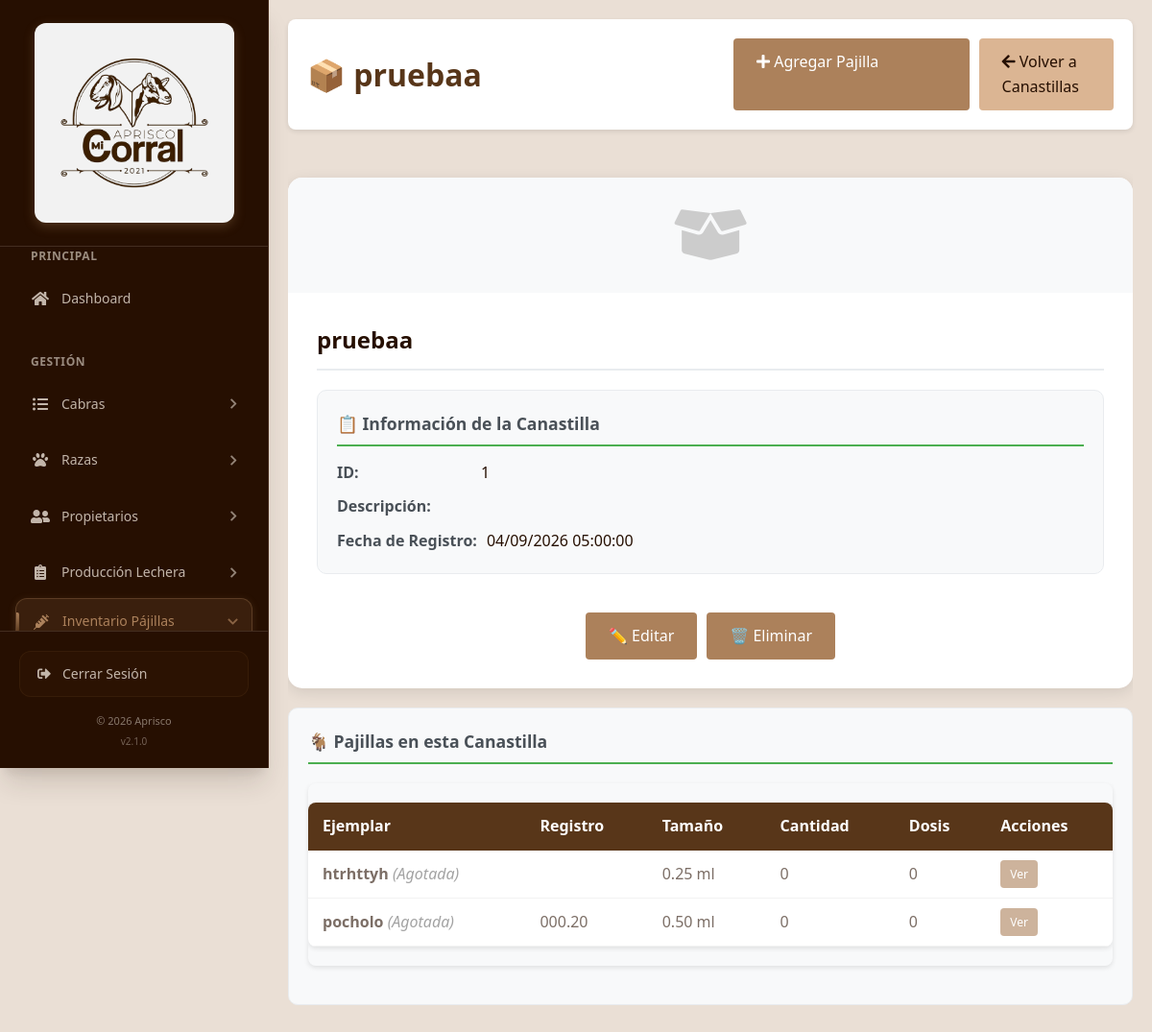
The app's page /canastillas/1 (signed in) with its own data.
### tables this page shows
CREATE TABLE `canastillas` (
  `id_canastilla` int UNSIGNED NOT NULL,
  `nombre` varchar(150) NOT NULL,
  `descripcion` text,
  `fecha_registro` timestamp NULL DEFAULT CURRENT_TIMESTAMP
);

CREATE TABLE `pajillas` (
  `id_pajilla` int UNSIGNED NOT NULL,
  `id_canastilla` int UNSIGNED NOT NULL,
  `nombre_ejemplar` varchar(255) NOT NULL,
  `registro_ejemplar` varchar(100) DEFAULT NULL,
  `foto` varchar(255) DEFAULT NULL,
  `tamano` enum('0.50 ml','0.25 ml') NOT NULL DEFAULT '0.50 ml',
  `cantidad` int UNSIGNED DEFAULT '0',
  `dosis_disponibles` int UNSIGNED DEFAULT '0',
  `observaciones` text,
  `fecha_registro` timestamp NULL DEFAULT CURRENT_TIMESTAMP
);

### config/database.php (called while the page is built)
<?php
class Database
{
    private $host = 'localhost';
    private $db_name = 'apriscom_aprisco';
    private $username = 'root';
    private $password = '';
    private $conn = null;
    public function getConnection()
    {
        if ($this->conn === null) {
            try {
                $this->conn = new PDO(
                    "mysql:host=" . $this->host . ";dbname=" . $this->db_name . ";charset=utf8mb4",
                    $this->username,
                    $this->password,
                    [
                        PDO::ATTR_ERRMODE => PDO::ERRMODE_EXCEPTION,
                        PDO::ATTR_DEFAULT_FETCH_MODE => PDO::FETCH_ASSOC,
                        PDO::ATTR_EMULATE_PREPARES => false
                    ]
                );
            } catch (PDOException $e) {
                error_log("Error de conexión: " . $e->getMessage());
                throw new Exception("Error de conexión a la base de datos");
            }
        }
        return $this->conn;
    }
}

### src/models/Canasta.php (called while the page is built, shortened)
<?php
class Canasta {
    private $db;
    public function __construct($db) {
        $this->db = $db;
    }
    public function getById($id) {
        try {
            $sql = "SELECT * FROM canastillas WHERE id_canastilla = :id";
            $stmt = $this->db->prepare($sql);
            $stmt->bindParam(':id', $id, PDO::PARAM_INT);
            $stmt->execute();
            return $stmt->fetch(PDO::FETCH_ASSOC);
        } catch (PDOException $e) {
            error_log("Error getting Canasta by ID: " . $e->getMessage());
            return false;
        }
    }
}

### includes/functions.php (called while the page is built, shortened)
<?php
function e($string) {
    return htmlspecialchars($string, ENT_QUOTES, 'UTF-8');
}

### src/models/Pajilla.php (called while the page is built, shortened)
<?php
class Pajilla {
    private $db;
    public function __construct($db) {
        $this->db = $db;
    }
    public function getByCanastilla($id_canastilla) {
        try {
            $sql = "SELECT p.*, c.nombre AS canastilla_nombre
                    FROM pajillas p
                    LEFT JOIN canastillas c ON p.id_canastilla = c.id_canastilla
                    WHERE p.id_canastilla = :id_canastilla
                    ORDER BY p.nombre_ejemplar ASC";
            $stmt = $this->db->prepare($sql);
            $stmt->bindParam(':id_canastilla', $id_canastilla, PDO::PARAM_INT);
            $stmt->execute();
            return $stmt->fetchAll(PDO::FETCH_ASSOC);
        } catch (PDOException $e) {
            error_log("Error getting Pajillas by Canastilla: " . $e->getMessage());
            return [];
        }
    }
}

### src/views/canastillas/show.php (the view, shortened to what this page needs)
<?php
$canastilla = $canastilla ?? [];
$pajillas = $pajillas ?? [];
?>
<!DOCTYPE html>
<html lang="es">
<head>
    <link rel="stylesheet" href="<?php echo BASE_URL; ?>/assets/css/style.css">
    <link rel="stylesheet" href="https://cdnjs.cloudflare.com/ajax/libs/font-awesome/5.15.3/css/all.min.css">
</head>
<body>
    <?php include __DIR__ . '/../../../includes/sidebar.php'; ?>
    <div class="container">
        <header class="dashboard-header">
            <h1>📦 <?php echo e($canastilla['nombre'] ?? 'Canastilla'); ?></h1>
            <div style="display: flex; gap: 10px;">
                <a href="<?php echo BASE_URL; ?>/pajillas/create" class="btn btn-primary">
                    <i class="fas fa-plus"></i> Agregar Pajilla
                </a>
                <a href="<?php echo BASE_URL; ?>/canastillas" class="btn btn-secondary">
                    <i class="fas fa-arrow-left"></i> Volver a Canastillas
                </a>
            </div>
        </header>
        <main class="main-content">
            <div class="cabra-detail-container">
                <div class="cabra-detail-card">
                    <div class="cabra-photo-section" style="min-height: 120px; padding: 20px;">
                        <i class="fas fa-box-open" style="font-size: 60px; color: #ccc;"></i>
                    </div>
                    <div class="cabra-info-section">
                        <div class="info-header">
                            <h2><?php echo e($canastilla['nombre'] ?? 'Canastilla'); ?></h2>
                        </div>
                        <div class="info-grid">
                            <div class="info-group">
                                <h3>📋 Información de la Canastilla</h3>
                                <div class="info-items">
                                    <div class="info-item">
                                        <strong>ID:</strong>
                                        <span><?php echo e($canastilla['id_canastilla'] ?? '-'); ?></span>
                                    </div>
                                    <div class="info-item">
                                        <strong>Descripción:</strong>
                                    </div>
                                    <div class="info-item">
                                        <strong>Fecha de Registro:</strong>
                                        <span><?php echo !empty($canastilla['fecha_registro']) ? date('d/m/Y H:i:s', strtotime($canastilla['fecha_registro'])) : '-'; ?></span>
                                    </div>
                                </div>
                            </div>
                        </div>
                        <div class="detail-actions">
                            <a href="<?php echo BASE_URL; ?>/canastillas/<?php echo $canastilla['id_canastilla'] ?? 0; ?>/edit" class="btn btn-warning">✏️ Editar</a>
                            <form method="POST" action="<?php echo BASE_URL; ?>/canastillas/<?php echo $canastilla['id_canastilla'] ?? 0; ?>/delete" style="display:inline-block;" onsubmit="return confirm('¿Estás seguro de eliminar esta canastilla?')">
                                <button type="submit" class="btn btn-danger">🗑️ Eliminar</button>
                            </form>
                        </div>
                    </div>
                </div>
            </div>
            <div class="info-group">
                <h3>🐐 Pajillas en esta Canastilla</h3>
                <?php if (!empty($pajillas)): ?>
                    <div class="table-responsive">
                        <table class="cabras-table">
                            <thead>
                                <tr>
                                    <th>Ejemplar</th>
                                    <th>Registro</th>
                                    <th>Tamaño</th>
                                    <th>Cantidad</th>
                                    <th>Dosis</th>
                                    <th>Acciones</th>
                                </tr>
                            </thead>
                            <tbody>
                                <?php foreach ($pajillas as $pajilla): ?>
                                    <?php $isAgotada = ($pajilla['dosis_disponibles'] ?? 0) <= 0; ?>
                                    <tr <?php echo $isAgotada ? 'style="opacity: 0.6;"' : ''; ?>>
                                        <td><strong><?php echo e($pajilla['nombre_ejemplar'] ?? 'Sin nombre'); ?></strong><?php echo $isAgotada ? ' <span class="text-muted">(Agotada)</span>' : ''; ?></td>
                                        <td><?php echo e($pajilla['registro_ejemplar'] ?? '-'); ?></td>
                                        <td><?php echo e($pajilla['tamano'] ?? '-'); ?></td>
                                        <td><?php echo e($pajilla['cantidad'] ?? 0); ?></td>
                                        <td><?php echo e($pajilla['dosis_disponibles'] ?? 0); ?></td>
                                        <td>
                                            <a href="<?php echo BASE_URL; ?>/pajillas/<?php echo $pajilla['id_pajilla'] ?? 0; ?>" class="btn btn-sm btn-info">Ver</a>
                                        </td>
                                    </tr>
                                <?php endforeach; ?>
                            </tbody>
                        </table>
                    </div>
                <?php else: ?>
                    <p class="text-muted">No hay pajillas registradas en esta canastilla.</p>
                <?php endif; ?>
            </div>
        </main>
    </div>
</body>
</html>

### assets/css/style.css (style rules this page uses)
:root { --dark: #260f01; --brown: #583619; --tan: #ac815b; --beige: #dbb593; --cream: #eadfd5; --light: #f2f2f2; --black: #000000; --white: #ffffff; --gray: #666666; --light-gray: #999999; }
* { margin: 0; padding: 0; box-sizing: border-box; }
html { overflow-x: hidden; }
body { min-width: 320px; overflow-x: hidden; }
input, select, textarea, button { max-width: 100%; font: inherit; }
.container, .main-content, .dashboard-content, .dashboard-header, .form-container, .cabra-detail-container { width: 100%; min-width: 0; }
.sidebar ~ .container, .sidebar ~ .main-content { width: calc(100% - 280px); margin-left: 280px; }
.main-content { min-width: 0; overflow-x: auto; }
.dashboard-header > *, .actions-bar > *, .info-header > * { min-width: 0; }
.dashboard-header .detail-actions, .dashboard-header .form-actions, .actions-bar, .detail-actions, .cabra-actions { flex-wrap: wrap; }
.detail-actions .btn, .form-actions .btn, .cabra-actions .btn { max-width: 100%; }
.table-responsive, .production-table-wrap, .goat-table-wrap { max-width: 100%; overflow-x: auto; -webkit-overflow-scrolling: touch; }
table { max-width: 100%; }
body { font-family: "Segoe UI", Tahoma, Geneva, Verdana, sans-serif; line-height: 1.6; color: var(--dark); background-color: var(--cream); }
.container { max-width: 1200px; margin: 0 auto; padding: 20px; }
.btn { display: inline-block; padding: 12px 24px; background-color: var(--tan); color: var(--white); text-decoration: none; border: none; border-radius: 4px; cursor: pointer; font-size: 16px; transition: background-color 0.3s; }
.btn-primary { background-color: var(--tan); width: 100%; }
.btn-secondary { background-color: var(--beige); color: var(--dark); }
.dashboard-header { display: flex; justify-content: space-between; align-items: center; background: var(--white); padding: 20px; border-radius: 8px; margin-bottom: 30px; box-shadow: 0 2px 5px rgba(0, 0, 0, 0.1); }
.dashboard-header h1 { color: var(--brown); margin: 0; overflow-wrap: anywhere; }
.cabras-table { width: 100%; border-collapse: collapse; margin: 20px 0; background: var(--white); border-radius: 8px; overflow: hidden; box-shadow: 0 2px 5px rgba(0, 0, 0, 0.1); }
.cabras-table thead th { background: var(--brown); color: var(--white); padding: 12px 15px; text-align: left; font-weight: 600; }
.cabras-table tbody td { padding: 10px 15px; border-bottom: 1px solid var(--light); }
.btn-sm { padding: 5px 10px; font-size: 12px; }
.text-muted { color: var(--gray); font-style: italic; }
.cabra-detail-container { max-width: 1000px; margin: 20px auto; }
.cabra-detail-card { background: white; border-radius: 15px; box-shadow: 0 4px 15px rgba(0, 0, 0, 0.1); overflow: hidden; display: flex; flex-direction: column; }
.cabra-photo-section { background: #f8f9fa; display: flex; align-items: center; justify-content: center; min-height: 300px; }
.cabra-info-section { padding: 30px; }
.info-header { display: flex; justify-content: space-between; align-items: center; margin-bottom: 20px; padding-bottom: 10px; border-bottom: 2px solid #e9ecef; }
.info-grid { display: grid; grid-template-columns: 1fr 1fr; gap: 20px; }
.info-group { border: 1px solid #e9ecef; border-radius: 10px; padding: 20px; background: #f8f9fa; margin-bottom: 20px; }
.info-group h3 { margin: 0 0 15px 0; color: #495057; font-size: 1.1em; border-bottom: 2px solid #4caf50; padding-bottom: 8px; }
.info-items { display: flex; flex-direction: column; gap: 10px; }
.info-item { display: flex; align-items: center; gap: 10px; }
.info-item strong { min-width: 140px; color: #495057; }
.detail-actions { margin-top: 20px; display: flex; gap: 10px; justify-content: center; }
.detail-actions .btn { width: auto; }

### includes/sidebar.php (style rules this page uses)
:root { --dark: #260F01; --brown: #583619; --tan: #AC815B; --beige: #DBB593; --cream: #EADFD5; --light: #F2F2F2; --black: #000000; --white: #FFFFFF; --gray: #666666; --light-gray: #999999; }

### records on screen
canastillas: nombre "pruebaa", id_canastilla "1", fecha_registro "04/09/2026 05:00:00"
pajillas: nombre_ejemplar "htrhttyh", shows "(Agotada)", tamano "0.25 ml", cantidad "0", dosis_disponibles "0"
pajillas: nombre_ejemplar "pocholo", shows "(Agotada)", registro_ejemplar "000.20", tamano "0.50 ml", cantidad "0", dosis_disponibles "0"

### other values on screen
SITE_NAME "Aprisco"
